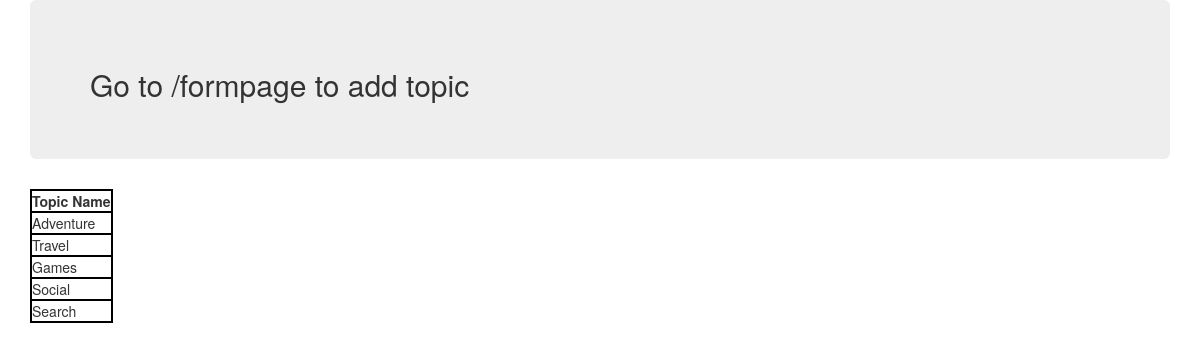
The app's page /, older data.
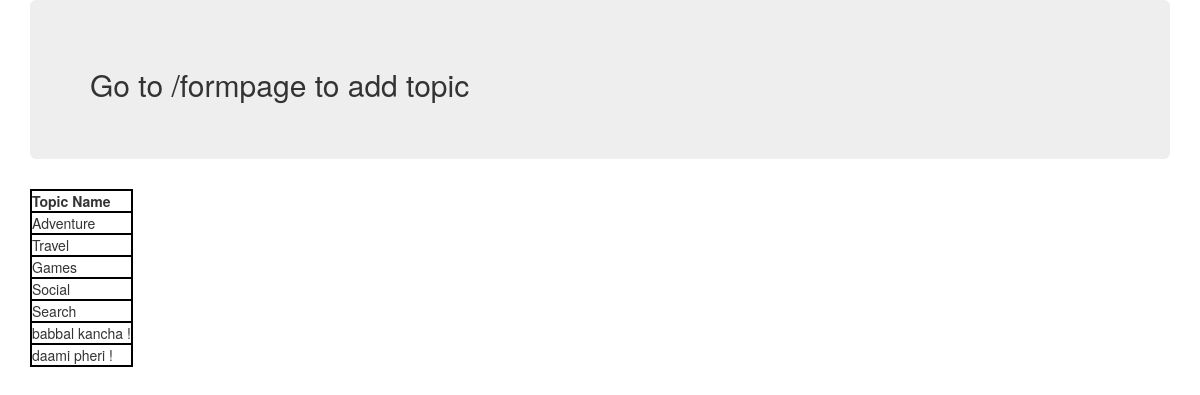
The same page, newer data.
### first_app/models.py (models this page shows, shortened)
class Topic(models.Model):
    top_name = models.CharField(max_length=264,unique=True)

### first_app/views.py (the view)
# urls.py: url(r'^$',views.index,name='index'),
def index(request):
    webpages_list = Topic.objects.all()
    date_dict = {'topics' : webpages_list }
    return render(request,'first_app/index.html',context=date_dict)

### templates/first_app/index.html (shortened to what this page needs)
<!DOCTYPE html>
{% load staticfiles  %}
<html>
    <head>
        <link rel="stylesheet" href="{% static "css/style.css" %}" />
        <link rel="stylesheet" href="https://maxcdn.bootstrapcdn.com/bootstrap/3.3.7/css/bootstrap.min.css">
    </head>
    <body>
        <div class="container">
            <div class="jumbotron">
                <h2>Go to /formpage to add topic </h2>
            </div>
            <div class="records">
                {% if topics %}
                    <table>
                        <thead>
                            <th>Topic Name</th>
                        </thead>
                        {% for topic in topics %}
                            <tr>
                                <td> {{ topic.top_name }}  </td>
                            </tr>
                        {% endfor %}
                    </table>
                {% else %}
                    <p>No topic added</p>
                {% endif %}
            </div>
        </div>
    </body>
</html>

### static/css/style.css (style rules this page uses)
table, th, td { border: 2px solid black; }

Row changes from the older to the newer data that the page shows:
added Topic: top_name "babbal kancha !"
added Topic: top_name "daami pheri !"
